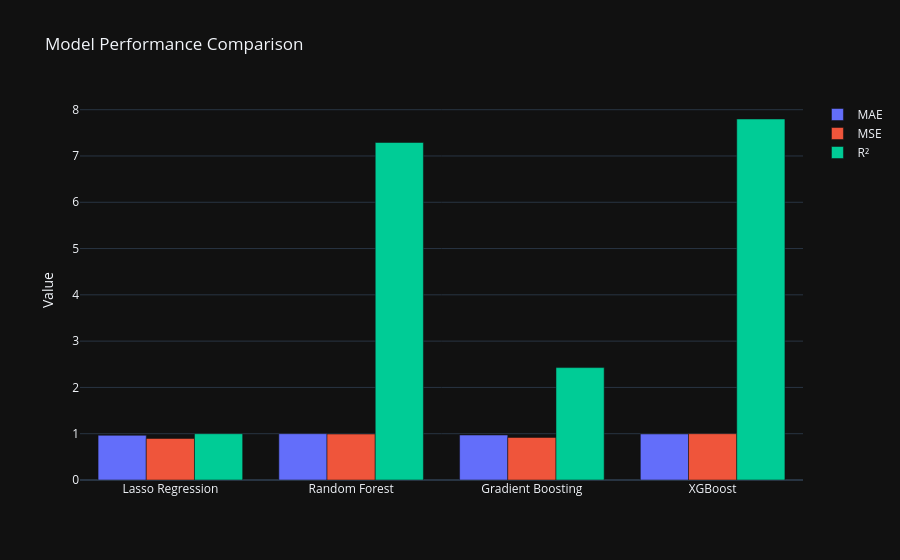

The notebook cell saved with this chart:
### Markdown cell above
Comparisons

### Code cell
print("\nComparisons:")
models = ['Lasso Regression', 'Random Forest', 'Gradient Boosting', 'XGBoost']
mae_values = [mean_absolute_error(y_test, y_pred_lasso),
              mean_absolute_error(y_test, y_pred_rf),
              mean_absolute_error(y_test, y_pred_gb),
              mean_absolute_error(y_test, y_pred_xgb)]
mse_values = [mean_squared_error(y_test, y_pred_lasso),
              mean_squared_error(y_test, y_pred_rf),
              mean_squared_error(y_test, y_pred_gb),
              mean_squared_error(y_test, y_pred_xgb)]
r2_values = [r2_score(y_test, y_pred_lasso),
             r2_score(y_test, y_pred_rf),
             r2_score(y_test, y_pred_gb),
             r2_score(y_test, y_pred_xgb)]

comparison_df = pd.DataFrame({
    'Model': models,
    'MAE': mae_values,
    'MSE': mse_values,
    'R²': r2_values
})

display(comparison_df)

# normalize for better visualization
comparison_df['MAE'] = comparison_df['MAE'] / comparison_df['MAE'].max()
comparison_df['MSE'] = comparison_df['MSE'] / comparison_df['MSE'].max()
comparison_df['R²'] = comparison_df['R²'] / comparison_df['R²'].max()

# plot comparison
fig = go.Figure(data=[
    go.Bar(name='MAE', x=comparison_df['Model'], y=comparison_df['MAE']),
    go.Bar(name='MSE', x=comparison_df['Model'], y=comparison_df['MSE']),
    go.Bar(name='R²', x=comparison_df['Model'], y=comparison_df['R²'])
])

fig.update_layout(barmode='group', title='Model Performance Comparison', yaxis_title='Value', template='plotly_dark')
fig.show()

### Figure 1 — Plotly figure (JSON) as saved in the notebook; plotly's stock layout.template omitted (floating-point values rounded to 4 significant figures)
{"data": [{"name": "MAE", "type": "bar", "x": ["Lasso Regression", "Random Forest", "Gradient Boosting", "XGBoost"], "y": [0.9657, 1.0, 0.9724, 0.9946]}, {"name": "MSE", "type": "bar", "x": ["Lasso Regression", "Random Forest", "Gradient Boosting", "XGBoost"], "y": [0.8972, 0.9923, 0.9188, 1.0]}, {"name": "R²", "type": "bar", "x": ["Lasso Regression", "Random Forest", "Gradient Boosting", "XGBoost"], "y": [1.0, 7.292, 2.428, 7.799]}], "layout": {"barmode": "group", "title": {"text": "Model Performance Comparison"}, "yaxis": {"title": {"text": "Value"}}}}
